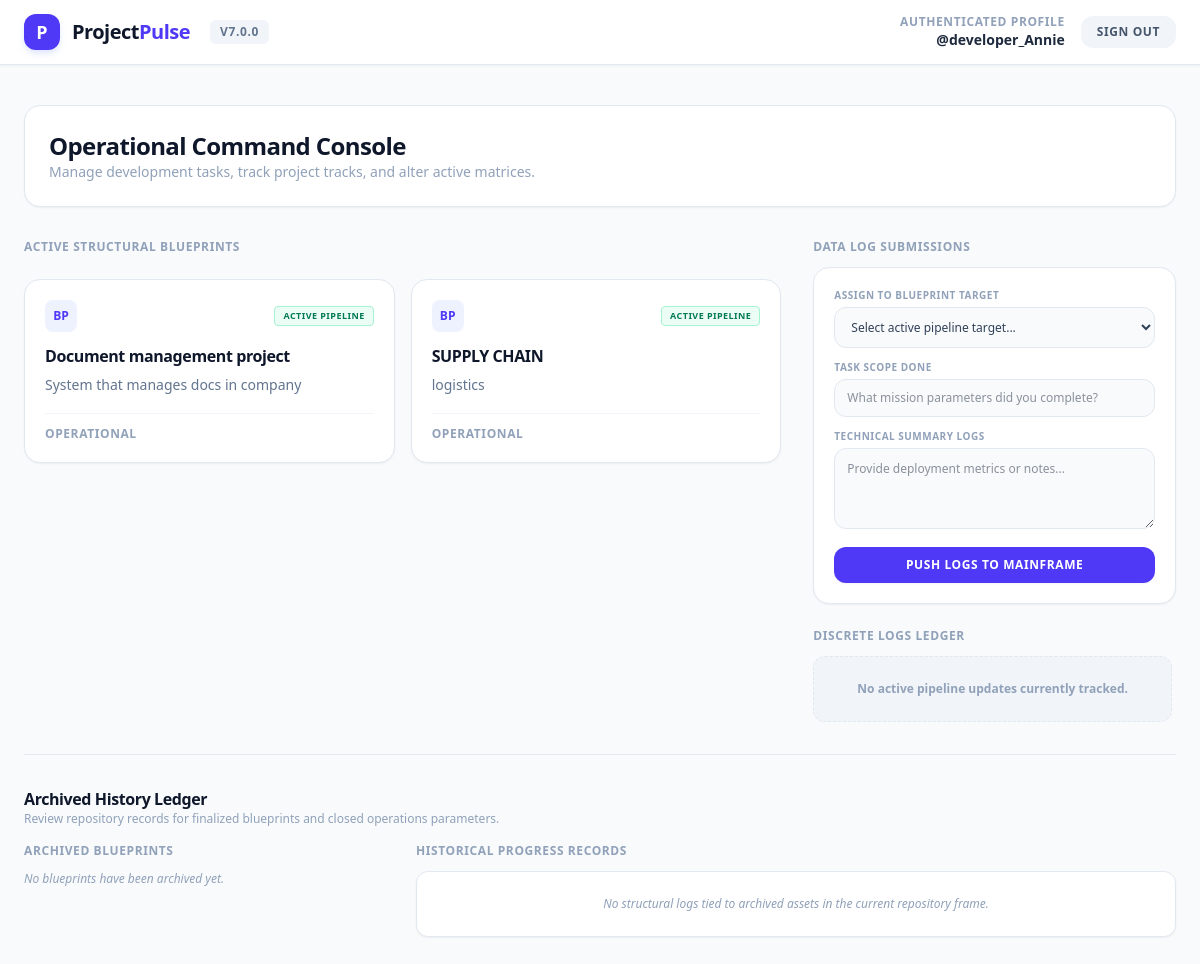
The page / (signed in) on the database as committed earlier.
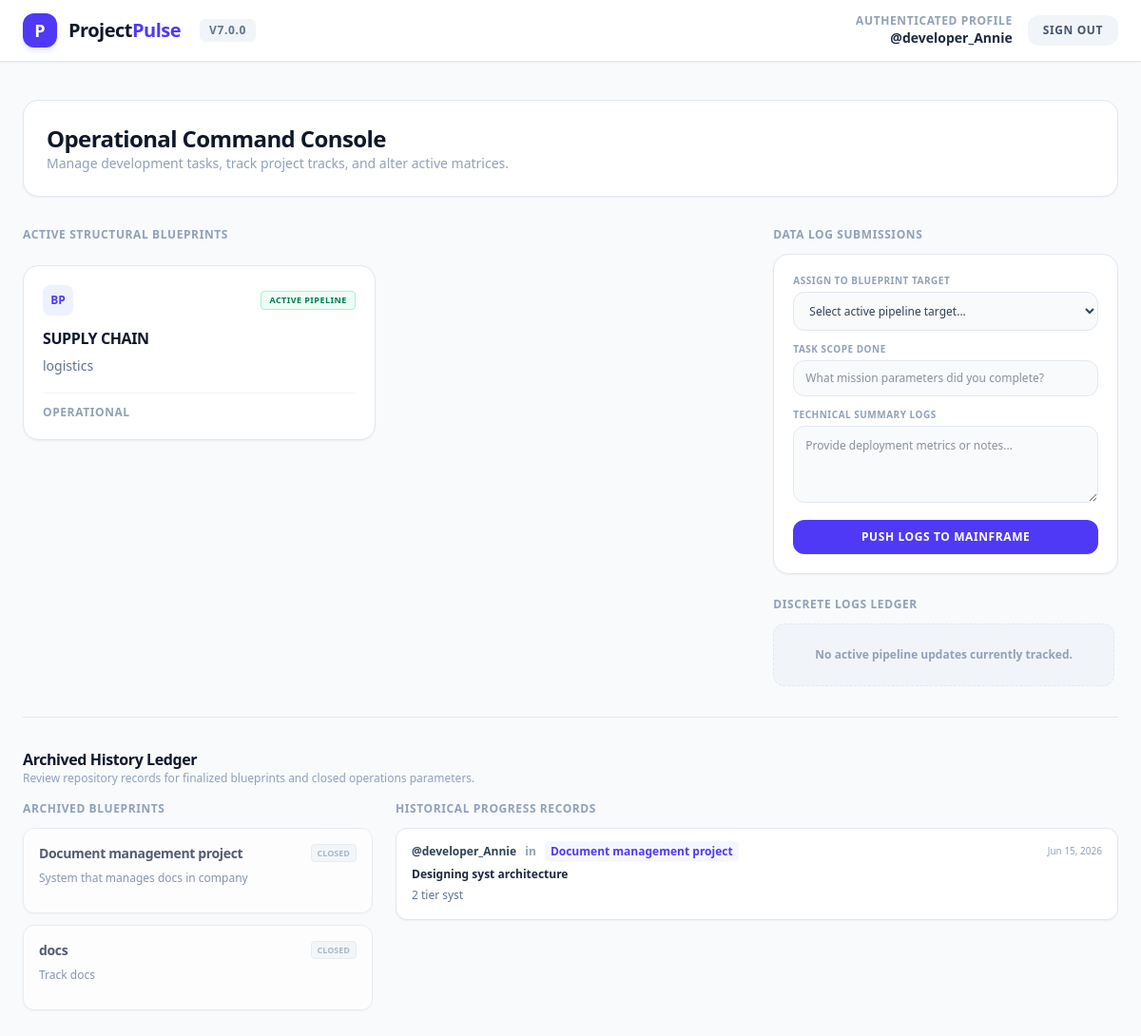
The same page on the database as committed later.
### tracker/models.py (models this page shows, shortened)
class Project(models.Model):
    title = models.CharField(max_length=200)
    description = models.TextField()
    is_completed = models.BooleanField(default=False)
    created_at = models.DateTimeField(auto_now_add=True)

class ProgressUpdate(models.Model):
    STATUS_CHOICES = [
        ('planning', 'Planning'),
        ('active', 'Active'),
        ('completed', 'Completed'),
    ]
    project = models.ForeignKey(Project, on_delete=models.CASCADE, related_name='updates')
    user = models.ForeignKey(User, on_delete=models.CASCADE, related_name='updates')
    task_done = models.CharField(max_length=255)
    details = models.TextField()
    status = models.CharField(max_length=20, choices=STATUS_CHOICES, default='planning')
    created_at = models.DateTimeField(auto_now_add=True)
    updated_at = models.DateTimeField(auto_now=True)
    can_update = models.BooleanField(default=True, help_text="Designates whether the owner can modify this log.")
    can_delete = models.BooleanField(default=False, help_text="Designates whether the owner can purge this log.")

### tracker/views.py (the view, shortened to what this page needs)
# urls.py: path('', views.project_list, name='project_list'),
@login_required
def project_list(request):
    active_projects = Project.objects.filter(is_completed=False)
    completed_projects = Project.objects.filter(is_completed=True)
    if request.user.is_superuser:
        updates = ProgressUpdate.objects.filter(project__is_completed=False).order_by('-created_at')
        archived_updates = ProgressUpdate.objects.filter(project__is_completed=True).order_by('-created_at')
    else:
        updates = ProgressUpdate.objects.filter(user=request.user, project__is_completed=False).order_by('-created_at')
        archived_updates = ProgressUpdate.objects.filter(user=request.user, project__is_completed=True).order_by('-created_at')
    alerts = Notification.objects.filter(
        Q(recipient=request.user) | Q(recipient__isnull=True)
    ).order_by('-created_at')
    return render(request, 'tracker/project_list.html', {
        'projects': active_projects,              # Main feed projects
        'completed_projects': completed_projects, # History tab projects
        'updates': updates,                       # Main feed logs
        'archived_updates': archived_updates,     # History tab logs
        'alerts': alerts
    })

### tracker/templates/tracker/project_list.html (shortened to what this page needs)
<!DOCTYPE html>
<html lang="en">
<head>
    <script src="https://cdn.jsdelivr.net/npm/@tailwindcss/browser@4"></script>
</head>
<body class="bg-slate-50 text-slate-900 font-sans antialiased min-h-screen">
    <nav class="bg-white border-b border-slate-200 sticky top-0 z-50 shadow-xs">
        <div class="max-w-7xl mx-auto px-6 h-16 flex items-center justify-between">
            <div class="flex items-center space-x-3">
                <div class="w-9 h-9 bg-indigo-600 rounded-xl flex items-center justify-center text-white font-black text-lg shadow-md shadow-indigo-100">P</div>
                <span class="text-xl font-extrabold tracking-tight text-slate-900">Project<span class="text-indigo-600">Pulse</span></span>
                <span class="text-xs bg-slate-100 text-slate-500 px-2.5 py-1 rounded-md font-bold tracking-wider uppercase ml-2">v7.0.0</span>
            </div>
            <div class="flex items-center space-x-4">
                <div class="text-right hidden sm:block">
                    <p class="text-xs font-bold text-slate-400 uppercase tracking-wider">Authenticated Profile</p>
                    <p class="text-sm font-bold text-slate-800">@{{ request.user.username }} {% if request.user.is_superuser %}(Supervisor){% endif %}</p>
                </div>
                <form action="{% url 'logout' %}" method="post" class="inline">
                    <button type="submit" class="px-4 py-2 text-xs font-bold uppercase tracking-wider bg-slate-100 hover:bg-rose-50 text-slate-600 hover:text-rose-600 rounded-xl transition duration-150 cursor-pointer">Sign Out</button>
                </form>
            </div>
        </div>
    </nav>
    <main class="max-w-7xl mx-auto px-6 py-10 space-y-8">
        <div class="flex flex-col md:flex-row md:items-center md:justify-between gap-4 bg-white border border-slate-200 rounded-2xl p-6 shadow-xs">
            <div>
                <h1 class="text-2xl font-black text-slate-900 tracking-tight">Operational Command Console</h1>
                <p class="text-sm text-slate-400">Manage development tasks, track project tracks, and alter active matrices.</p>
            </div>
        </div>
        <div class="grid grid-cols-1 lg:grid-cols-3 gap-8">
            <div class="lg:col-span-2 space-y-6">
                <h2 class="text-xs font-bold uppercase tracking-wider text-slate-400">Active Structural Blueprints</h2>
                <div class="grid gap-4 sm:grid-cols-2">
                    {% for project in projects %}
                    <div class="bg-white border border-slate-200 rounded-2xl p-5 shadow-xs flex flex-col justify-between space-y-4">
                        <div>
                            <div class="flex items-center justify-between mb-3">
                                <div class="w-8 h-8 bg-indigo-50 text-indigo-600 rounded-lg flex items-center justify-center font-black text-xs">BP</div>
                                <span class="text-[9px] bg-emerald-50 text-emerald-700 font-bold px-2 py-0.5 rounded border border-emerald-200 uppercase tracking-wider">Active Pipeline</span>
                            </div>
                            <h3 class="font-bold text-slate-900 tracking-tight text-base">{{ project.title }}</h3>
                            <p class="text-sm text-slate-500 mt-1.5 leading-relaxed">{{ project.description }}</p>
                        </div>
                        <div class="pt-3 border-t border-slate-100 flex items-center justify-between">
                            <span class="text-xs text-slate-400 font-semibold uppercase tracking-wider">Operational</span>
                        </div>
                    </div>
                    {% empty %}
                    <div class="col-span-2 text-center p-8 bg-slate-100 rounded-2xl border border-dashed border-slate-200 text-sm font-semibold text-slate-400">
                        No active architecture assets currently deployed to the database workspace environment.
                    </div>
                    {% endfor %}
                </div>
            </div>
            <div class="space-y-6">
                <div>
                    <h2 class="text-xs font-bold uppercase tracking-wider text-slate-400 mb-3">Data Log Submissions</h2>
                    {% if request.user.is_superuser or updates.first.can_update or updates.count == 0 %}
                    <div class="bg-white border border-slate-200 rounded-2xl p-5 shadow-xs">
                        <form method="post" class="space-y-3">
                            <div>
                                <label class="block text-[10px] font-bold text-slate-400 uppercase tracking-wider mb-1">Assign to Blueprint Target</label>
                                <select name="project_id" required class="w-full px-3 py-2.5 bg-slate-50 border border-slate-200 rounded-xl text-xs focus:outline-indigo-600 font-medium text-slate-700">
                                    <option value="" disabled selected>Select active pipeline target...</option>
                                </select>
                            </div>
                            <div>
                                <label class="block text-[10px] font-bold text-slate-400 uppercase tracking-wider mb-1">Task Scope Done</label>
                                <input type="text" name="task_done" placeholder="What mission parameters did you complete?" required
                                       class="w-full px-3 py-2.5 bg-slate-50 border border-slate-200 focus:border-indigo-500 focus:bg-white text-slate-800 font-medium rounded-xl text-xs transition focus:outline-none">
                            </div>
                            <div>
                                <label class="block text-[10px] font-bold text-slate-400 uppercase tracking-wider mb-1">Technical Summary Logs</label>
                                <textarea name="details" rows="3" placeholder="Provide deployment metrics or notes..." required
                                          class="w-full px-3 py-2.5 bg-slate-50 border border-slate-200 focus:border-indigo-500 focus:bg-white text-slate-800 rounded-xl text-xs transition focus:outline-none leading-relaxed"></textarea>
                            </div>
                            <button type="submit" class="w-full py-2.5 bg-indigo-600 hover:bg-indigo-700 text-white font-bold text-xs uppercase tracking-wider rounded-xl transition cursor-pointer shadow-xs">
                                Push Logs to Mainframe
                            </button>
                        </form>
                    </div>
                    {% endif %}
                </div>
                <div class="space-y-3">
                    <h2 class="text-xs font-bold uppercase tracking-wider text-slate-400">Discrete Logs Ledger</h2>
                    <div class="space-y-3 overflow-y-auto max-h-[400px] pr-1">
                        {% for update in updates %}
                        <div class="bg-white border border-slate-200 rounded-2xl p-4 shadow-xs space-y-3">
                            <div class="flex items-start justify-between">
                                <div class="space-y-1">
                                    <div class="flex items-center space-x-1.5 flex-wrap gap-y-1">
                                        <span class="text-[10px] font-bold text-indigo-600 bg-indigo-50 px-2 py-0.5 rounded-md uppercase tracking-wider">@{{ update.user.username }}</span>
                                        <span class="text-[9px] font-bold text-slate-400 bg-slate-100 px-1.5 py-0.5 rounded uppercase tracking-wider">{{ update.project.title }}</span>
                                    </div>
                                    <h4 class="font-bold text-slate-800 text-sm tracking-tight pt-1">{{ update.task_done }}</h4>
                                </div>
                                <div class="flex items-center space-x-1.5">
                                    {% if update.user == request.user and update.can_update or request.user.is_superuser %}
                                    <a href="{% url 'edit_progress' update.pk %}" class="text-xs bg-slate-100 hover:bg-slate-200 text-slate-500 font-bold px-2 py-1 rounded-md transition">Edit</a>
                                    {% endif %}
                                    {% if update.user == request.user and update.can_delete or request.user.is_superuser %}
                                    <a href="{% url 'delete_progress' update.pk %}" onclick="return confirm('Purge row data permanently?')" class="text-xs bg-rose-50 text-rose-600 font-bold px-2 py-1 rounded-md hover:bg-rose-100 transition">Del</a>
                                    {% endif %}
                                </div>
                            </div>
                            <p class="text-xs text-slate-500 leading-relaxed">{{ update.details }}</p>
                        </div>
                        {% empty %}
                        <div class="text-center p-6 bg-slate-100 border border-dashed border-slate-200 rounded-xl text-xs font-semibold text-slate-400">
                            No active pipeline updates currently tracked.
                        </div>
                        {% endfor %}
                    </div>
                </div>
            </div>
        </div>
        <div class="pt-8 border-t border-slate-200 space-y-4">
            <div>
                <h2 class="text-base font-black text-slate-900 tracking-tight">Archived History Ledger</h2>
                <p class="text-xs text-slate-400">Review repository records for finalized blueprints and closed operations parameters.</p>
            </div>
            <div class="grid grid-cols-1 md:grid-cols-3 gap-6">
                <div class="space-y-3">
                    <h3 class="text-xs font-bold text-slate-400 uppercase tracking-wider">Archived Blueprints</h3>
                    <div class="space-y-3">
                        {% for cp in completed_projects %}
                        <div class="p-4 bg-white border border-slate-200 rounded-xl shadow-xs opacity-75 hover:opacity-100 transition">
                            <div class="flex items-center justify-between mb-2">
                                <h4 class="font-bold text-slate-800 text-sm tracking-tight">{{ cp.title }}</h4>
                                <span class="text-[9px] font-bold text-slate-400 bg-slate-100 border border-slate-200 px-1.5 py-0.5 rounded uppercase">Closed</span>
                            </div>
                            <p class="text-xs text-slate-500 mb-3">{{ cp.description }}</p>
                        </div>
                        {% empty %}
                        <p class="text-xs text-slate-400 italic">No blueprints have been archived yet.</p>
                        {% endfor %}
                    </div>
                </div>
                <div class="md:col-span-2 space-y-3">
                    <h3 class="text-xs font-bold text-slate-400 uppercase tracking-wider">Historical Progress Records</h3>
                    <div class="bg-white border border-slate-200 rounded-xl divide-y divide-slate-100 overflow-hidden shadow-xs max-h-[300px] overflow-y-auto">
                        {% for update in archived_updates %}
                        <div class="p-4 text-xs space-y-1 hover:bg-slate-50/50">
                            <div class="flex items-center justify-between">
                                <div class="space-x-1.5">
                                    <span class="font-bold text-slate-700">@{{ update.user.username }}</span>
                                    <span class="text-slate-400 font-semibold">in</span>
                                    <span class="font-bold text-indigo-600 bg-indigo-50/60 px-1.5 py-0.5 rounded">{{ update.project.title }}</span>
                                </div>
                                <span class="text-[10px] text-slate-400">{{ update.created_at|date:"M d, Y" }}</span>
                            </div>
                            <h5 class="font-bold text-slate-800 text-xs pt-1">{{ update.task_done }}</h5>
                            <p class="text-slate-500 leading-relaxed">{{ update.details }}</p>
                        </div>
                        {% empty %}
                        <div class="p-6 text-center text-xs text-slate-400 italic">
                            No structural logs tied to archived assets in the current repository frame.
                        </div>
                        {% endfor %}
                    </div>
                </div>
            </div>
        </div>
    </main>
</body>
</html>

Rows that differ between the two databases and show on the page:
changed Project "Document management project": moves from the list under "ACTIVE STRUCTURAL BLUEPRINTS" to the list under "ARCHIVED BLUEPRINTS"
added Project: title "docs", description "Track docs", shown under "ARCHIVED BLUEPRINTS"
added ProgressUpdate: user.username "developer_Annie", project "Document management project", created_at "Jun 15, 2026", task_done "Designing syst architecture", details "2 tier syst"
Other text that changed with them:
text no longer shown: "No blueprints have been archived yet. No structural logs tied to archived assets in the current repository frame."
